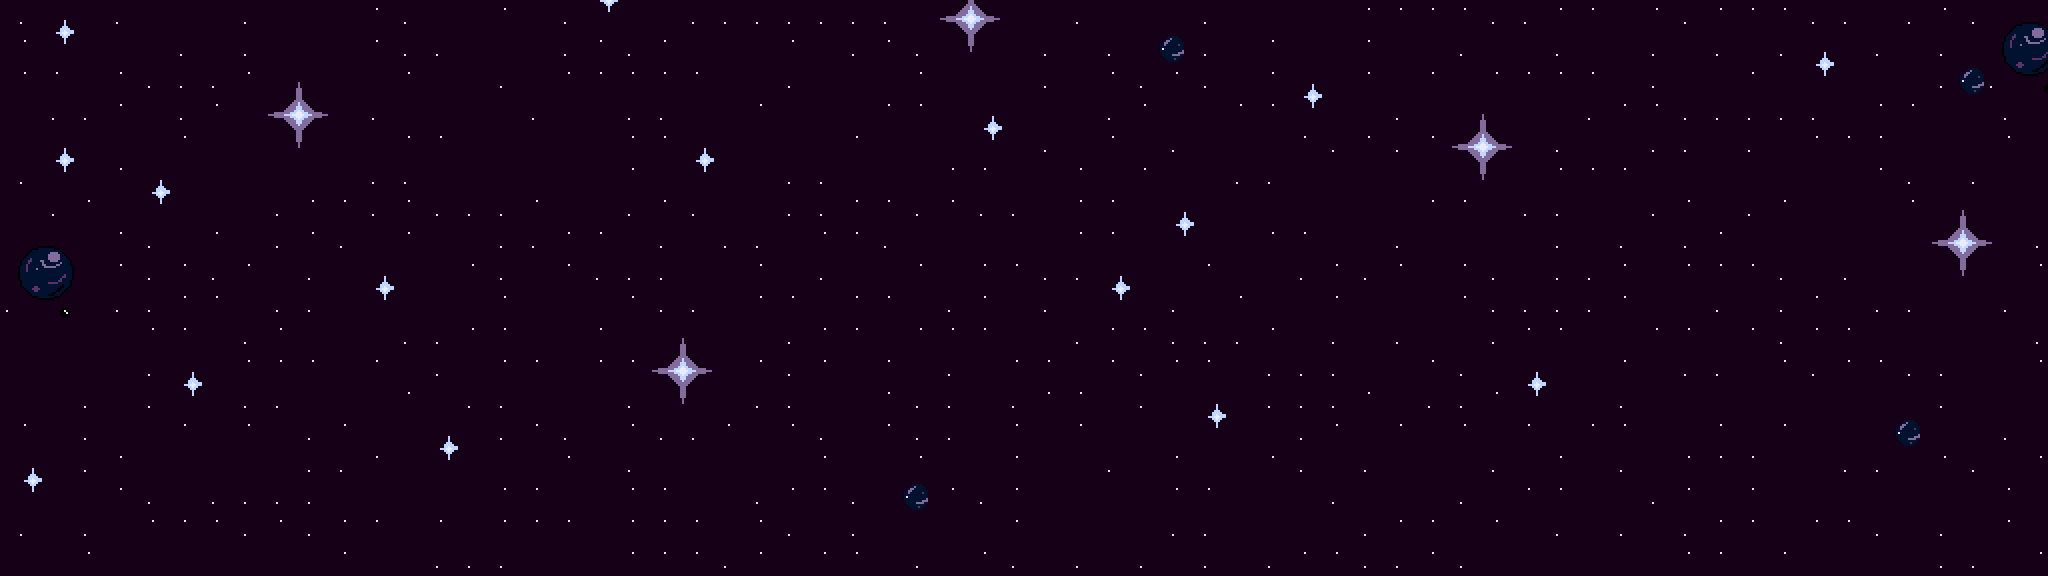

This game map was drawn from its Tiled (.tmx) file and the tilesets committed beside it. A one-line description and the full map source follow:
An orthogonal 64x18 tile map with 32x32 px tiles, 1 tile layer (sky), 1 hidden layer not drawn, 3 tilesets.

<map version="1.5" tiledversion="1.5.0" orientation="orthogonal" renderorder="right-down" width="64" height="18" tilewidth="32" tileheight="32" infinite="0" nextlayerid="6" nextobjectid="1">
 <tileset firstgid="1" name="map_ground_dirt" tilewidth="32" tileheight="32" tilecount="4" columns="2">
  <image source="map_ground_dirt.png" width="64" height="64" />
 </tileset>
 <tileset firstgid="5" name="map_ground_grass" tilewidth="32" tileheight="32" tilecount="4" columns="2">
  <image source="map_ground_grass.png" width="64" height="64" />
 </tileset>
 <tileset firstgid="9" name="map_sky_night2" tilewidth="32" tileheight="32" tilecount="36" columns="6">
  <image source="map_sky_night2.png" width="192" height="192" />
 </tileset>
 <layer id="1" name="sky" width="64" height="18">
  <data encoding="csv">
12,13,14,12,18,11,18,12,11,11,11,17,12,11,18,17,11,12,19,20,11,12,12,12,12,12,12,12,11,27,28,29,18,12,11,18,18,12,18,11,11,18,17,17,17,17,12,12,17,17,11,17,12,17,17,17,12,12,11,12,17,12,24,25,
17,19,20,11,18,12,18,12,18,18,11,17,12,12,18,11,11,12,17,12,17,11,18,11,17,11,12,17,12,33,34,35,12,11,12,18,9,12,18,17,18,18,17,18,18,12,18,11,12,11,18,12,11,12,18,12,13,14,12,11,12,18,30,31,
17,17,11,17,12,12,12,17,21,22,23,11,17,11,11,12,18,17,17,17,17,17,11,11,12,11,18,11,17,11,11,18,12,11,17,12,17,12,11,17,13,14,17,11,17,11,17,17,17,17,11,12,11,11,17,18,19,20,18,11,12,9,36,37,
11,12,12,17,11,12,17,18,27,28,29,12,18,11,11,11,12,18,18,12,12,18,11,17,11,11,11,17,17,11,13,14,18,18,12,17,18,18,17,17,19,20,18,12,18,21,22,23,11,12,17,17,12,12,12,12,12,11,17,17,18,18,12,11,
11,13,14,18,18,17,11,11,33,34,35,11,17,17,18,18,18,11,18,17,17,13,14,11,18,18,17,11,18,18,19,20,12,11,17,11,12,18,18,11,17,12,17,12,17,27,28,29,12,11,18,12,12,11,12,18,17,17,17,11,18,11,17,18,
12,19,20,17,13,14,18,18,11,11,18,12,12,11,11,18,18,11,18,17,18,19,20,18,12,12,18,18,11,17,17,18,11,17,18,17,18,11,12,12,18,11,11,11,18,33,34,35,17,17,17,11,11,11,11,11,11,18,17,12,11,12,11,11,
11,12,17,18,19,20,11,18,12,17,17,12,17,12,12,12,17,18,11,12,17,12,11,11,12,12,17,17,12,17,12,12,11,17,17,18,13,14,18,11,11,11,18,11,17,17,11,12,12,11,18,12,17,18,12,17,11,18,11,17,21,22,23,11,
24,25,26,17,12,11,17,11,12,17,12,18,17,18,11,12,12,17,17,18,12,18,12,12,18,17,17,12,11,11,18,11,11,17,17,18,19,20,18,17,17,18,11,12,11,18,11,18,12,18,12,11,12,17,18,18,11,11,18,18,27,28,29,12,
30,31,32,17,12,17,12,17,18,12,11,13,14,11,17,12,11,17,12,12,12,11,18,17,18,12,11,18,17,18,17,17,12,12,13,14,18,17,18,18,12,17,12,17,11,17,12,11,12,12,17,11,17,17,17,12,11,12,18,11,33,34,35,17,
36,37,38,12,12,17,17,18,12,12,18,19,20,11,18,17,18,18,18,17,12,12,11,17,17,18,17,17,18,12,17,18,12,11,19,20,12,18,17,18,11,17,18,18,18,17,12,12,12,12,17,11,11,12,18,12,17,11,12,12,11,18,12,11,
18,18,18,11,17,17,18,12,17,18,18,11,12,12,17,17,18,18,17,11,21,22,23,18,12,17,17,18,17,17,17,18,18,12,17,17,12,12,12,17,18,12,11,12,18,11,12,17,17,11,11,17,17,11,17,12,17,17,11,11,11,18,18,12,
18,18,11,18,12,13,14,17,17,17,18,17,18,12,11,17,17,18,17,17,27,28,29,17,12,17,11,17,11,12,11,17,17,18,17,12,17,17,18,12,12,12,18,18,17,12,18,13,14,18,17,18,12,12,11,17,12,17,17,12,12,11,11,17,
11,11,12,18,12,19,20,12,12,11,18,18,17,11,12,12,18,18,11,12,33,34,35,12,12,11,18,17,12,12,11,12,17,17,18,12,18,13,14,12,12,12,17,18,12,12,17,19,20,18,12,18,11,18,11,11,11,11,11,18,12,11,11,18,
17,18,12,18,18,17,18,17,18,12,17,18,11,13,14,12,17,12,11,17,12,12,17,18,17,12,18,17,12,12,18,17,11,17,11,11,18,19,20,18,12,17,11,17,18,17,18,17,11,17,17,18,11,17,18,17,11,18,18,9,18,11,12,11,
13,14,12,17,18,11,18,11,18,12,12,17,18,19,20,11,11,17,11,12,18,11,11,11,11,17,18,11,17,11,18,17,18,18,12,11,17,11,18,17,12,18,12,18,18,18,12,18,17,18,12,11,17,17,17,18,11,12,12,11,17,12,11,17,
19,20,18,17,12,18,12,12,12,12,11,11,11,11,11,17,17,11,11,17,17,18,18,12,17,17,12,11,9,17,12,17,11,18,18,11,17,17,18,18,11,12,11,11,11,12,11,17,17,11,18,12,17,18,17,11,18,18,11,18,11,18,17,11,
12,18,12,18,17,17,17,12,17,12,17,17,18,17,11,17,17,17,18,17,17,17,11,17,12,18,12,11,11,11,18,17,18,18,11,18,12,12,11,18,11,11,12,17,17,18,17,11,12,11,12,18,12,17,17,18,17,17,12,18,12,18,17,11,
18,18,17,11,18,18,11,11,11,11,17,18,18,12,12,12,18,11,11,17,17,17,12,17,11,17,17,11,12,11,17,12,18,12,18,12,18,12,18,12,17,17,12,12,17,12,11,11,11,11,18,18,17,17,18,17,18,11,11,11,12,12,18,17
</data>
 </layer>
 <layer id="5" name="Ground" width="64" height="18" visible="0">
  <data encoding="csv">
0,0,0,0,0,0,0,0,0,0,0,0,0,0,0,0,0,0,0,0,0,0,0,0,0,0,0,0,0,0,0,0,0,0,0,0,0,0,0,0,0,0,0,0,0,0,0,0,0,0,0,0,0,0,0,0,0,0,0,0,0,0,0,0,
0,0,0,0,0,0,0,0,0,0,0,0,0,0,0,0,0,0,0,0,0,0,0,0,0,0,0,0,0,0,0,0,0,0,0,0,0,0,0,0,0,0,0,0,0,0,0,0,0,0,0,0,0,0,0,0,0,0,0,0,0,0,0,0,
0,0,0,0,0,0,0,0,0,0,0,0,0,0,0,0,0,0,0,0,0,0,0,0,0,0,0,0,0,0,0,0,0,0,0,0,0,0,0,0,0,0,0,0,0,0,0,0,0,0,0,0,0,0,0,0,0,0,0,0,0,0,0,0,
0,0,0,0,0,0,0,0,0,0,0,0,0,0,0,0,0,0,0,0,0,0,0,0,0,0,0,0,0,0,0,0,0,0,0,0,0,0,0,0,0,0,0,0,0,0,0,0,0,0,0,0,0,0,0,0,0,0,0,0,0,0,0,0,
0,0,0,0,0,0,0,0,0,0,0,0,0,0,0,0,0,0,0,0,0,0,0,0,0,0,0,0,0,0,0,0,0,0,0,0,0,0,0,0,0,0,0,0,0,0,0,0,0,0,0,0,0,0,0,0,0,0,0,0,0,0,0,0,
0,0,0,0,0,0,0,0,0,0,0,0,0,0,0,0,0,0,0,0,0,0,0,0,0,0,0,0,0,0,0,0,0,0,0,0,0,0,0,0,0,0,0,0,0,0,0,0,0,0,0,0,0,0,0,0,0,0,0,0,0,0,0,0,
0,0,0,0,0,0,0,0,0,0,0,0,0,0,0,0,0,0,0,0,0,0,0,0,0,0,0,0,0,0,0,0,0,0,0,0,0,0,0,0,0,0,0,0,0,0,0,0,0,0,0,0,0,0,0,0,0,0,0,0,0,0,0,0,
0,0,0,0,0,0,0,0,0,0,0,0,0,0,0,0,0,0,0,0,0,0,0,0,0,0,0,0,0,0,0,0,0,0,0,0,0,0,0,0,0,0,0,0,0,0,0,0,0,0,0,0,0,0,0,0,0,0,0,0,0,0,0,0,
0,0,0,0,0,0,0,0,0,0,0,0,0,0,0,0,0,0,0,0,0,0,0,0,0,0,0,0,0,0,0,0,0,0,0,0,0,0,0,0,0,0,0,0,0,0,0,0,0,0,0,0,0,0,0,0,0,0,0,0,0,0,0,0,
0,0,0,0,0,0,0,0,0,0,0,0,0,0,0,0,0,0,0,0,0,0,0,0,0,0,0,0,0,0,0,0,0,0,0,0,0,0,0,0,0,0,0,0,0,0,0,0,0,0,0,0,0,0,0,0,0,0,0,0,0,0,0,0,
0,0,0,0,0,0,0,0,0,0,0,0,0,0,0,0,0,0,0,0,0,0,0,0,0,0,0,0,0,0,0,0,0,0,0,0,0,0,0,0,0,0,0,0,0,0,0,0,0,0,0,0,0,0,0,0,0,0,0,0,0,0,0,0,
0,0,0,0,0,0,0,0,0,0,0,0,0,0,0,0,0,0,0,0,0,0,0,0,0,0,0,0,0,0,0,0,0,0,0,0,0,0,0,0,0,0,0,0,0,0,0,0,0,0,0,0,0,0,0,0,0,0,0,0,0,0,0,0,
0,0,0,0,0,0,0,0,0,0,0,0,0,0,0,0,0,0,0,0,0,0,0,0,0,0,0,0,0,0,0,0,0,0,0,0,0,0,0,0,0,0,0,0,0,0,0,0,0,0,0,0,0,0,0,0,0,0,0,0,0,0,0,0,
0,0,0,0,0,0,0,0,0,0,0,0,0,0,0,0,0,0,0,0,0,0,0,0,0,0,0,0,0,0,0,0,0,0,0,0,0,0,0,0,0,0,0,0,0,0,0,0,0,0,0,0,0,0,0,0,0,0,0,0,0,0,0,0,
0,0,0,0,0,0,0,0,0,0,0,0,0,0,0,0,0,0,0,0,0,0,0,0,0,0,0,0,0,0,0,0,0,0,0,0,0,0,0,0,0,0,0,0,0,0,0,0,0,0,0,0,0,0,0,0,0,0,0,0,0,0,0,0,
5,5,5,5,5,5,5,5,5,5,5,5,5,5,5,5,5,5,5,5,5,5,5,5,5,5,5,5,5,5,5,5,5,5,5,5,5,5,5,5,5,5,5,5,5,5,5,5,5,5,5,5,5,5,5,5,5,5,5,5,5,5,5,5,
7,7,7,7,7,7,7,7,7,7,7,7,7,7,7,7,7,7,7,7,7,7,7,7,7,7,7,7,7,7,7,7,7,7,7,7,7,7,7,7,7,7,7,7,7,7,7,7,7,7,7,7,7,7,7,7,7,7,7,7,7,7,7,7,
2,2,2,2,2,2,2,2,2,2,2,2,2,2,2,2,2,2,2,2,2,2,2,2,2,2,2,2,2,2,2,2,2,2,2,2,2,2,2,2,2,2,2,2,2,2,2,2,2,2,2,2,2,2,2,2,2,2,2,2,2,2,2,2
</data>
 </layer>
</map>
